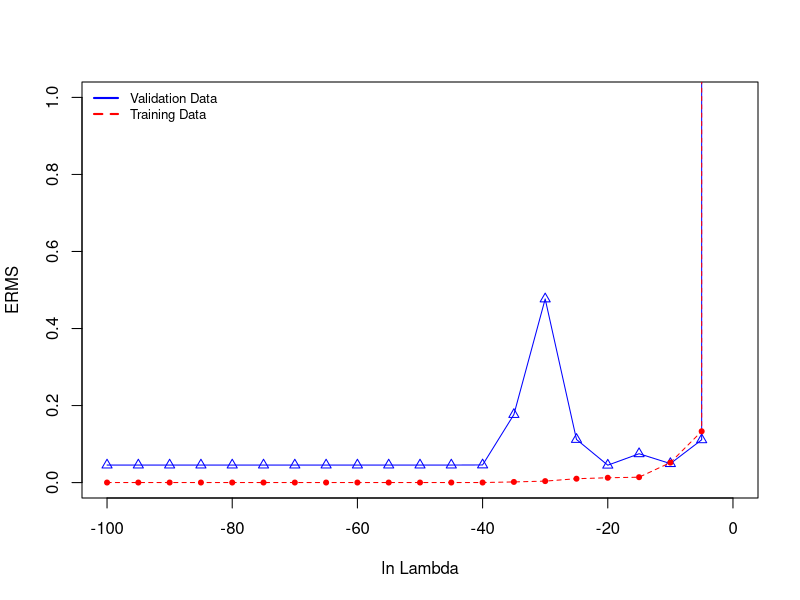

Write R code to recreate this figure.
## File Created from LinearRegressionWithRegularization.java - ln Lambda vs Erms values ##

x <- c(-100, -95, -90, -85, -80, -75, -70, -65, -60, -55, -50, -45, -40, -35, -30, -25, -20, -15, -10, -5, 0)
y1 <- c(0.04554481792058957, 0.04554481792058957, 0.04554481792058957, 0.04554481792058957, 0.04554481792058957, 0.04554481792058957, 0.04554481792058957, 0.04554481792058958, 0.045544817920590216, 0.045544817920684356, 0.0455448179346568, 0.045544820008350737, 0.04578570432326099, 0.1766996239495134, 0.4767961696731021, 0.11200520724181479, 0.04518160284599978, 0.07491491117255523, 0.04925148649190837, 0.11113330087541104, 81109.40099426992)
y2 <- c(1.6767211133103085E-4, 1.6767211133103085E-4, 1.6767211133103085E-4, 1.6767211133103085E-4, 1.6767211133103085E-4, 1.6767211133103088E-4, 1.676721113310387E-4, 1.676721113321997E-4, 1.6767211150450778E-4, 1.6767213707728833E-4, 1.6767593237119457E-4, 1.6823825464565634E-4, 1.7678111881325759E-4, 0.0017121313466327238, 0.003836060931017225, 0.01007373191490079, 0.012528343049910243, 0.014000341931798272, 0.051879212404507755, 0.13318076308436563, 81109.40099425623)

plot(x, y1, type='o', pch=2, col="blue", xlab="ln Lambda", ylab="ERMS", ylim=c(0, 1), xlim=c(-100, 0)) 
lines(x, y2, type='o', pch=20, col="red", lty=2) 
legend("topleft", c("Validation Data","Training Data"), cex=0.8, col=c("blue","red"), lty=1:2, lwd=2, bty="n")